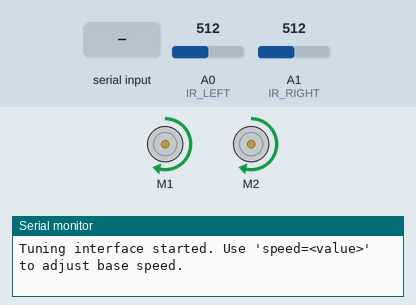
Recording of a sketch running on a simulated Arduino Uno, built with avr-gcc and run on an emulated ATmega328P. Shown: 2 × DC motor (green arrow = forward, orange = backward, longer = faster), the last lines printed to the serial monitor. The inputs (shaded band) are chosen by the test bench; at power-on: A0 (IR_LEFT) = 512, A1 (IR_RIGHT) = 512.

Above: at 1.2 s.
1.3 s: "speed=\n" received over Serial
At 2.4 s:
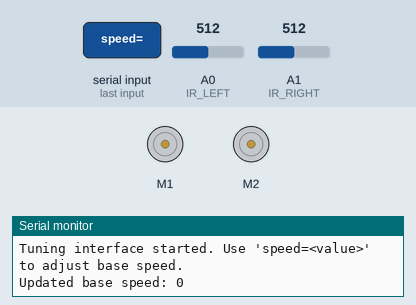
2.8 s: A0 (IR_LEFT) set to 488
At 3.1 s:
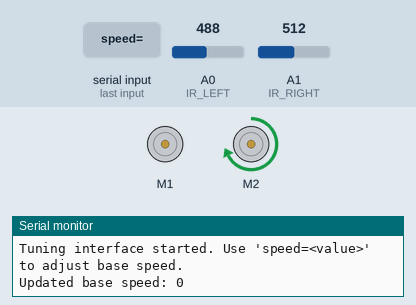
4.3 s: "speed=90\n" received over Serial
At 5.2 s:
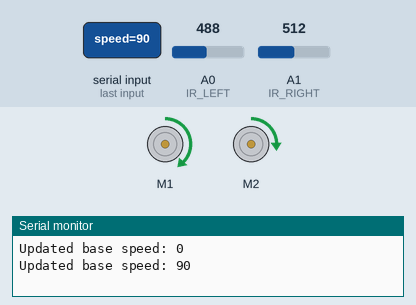
5.8 s: A1 (IR_RIGHT) set to 482
At 7.0 s:
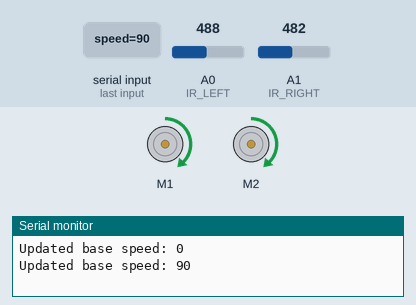
7.3 s: A0 (IR_LEFT) set to 510
At 8.5 s:
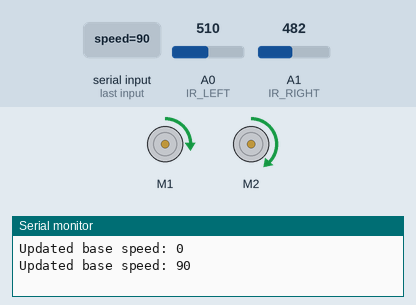
8.8 s: "speed=,45\n" received over Serial
At 9.5 s:
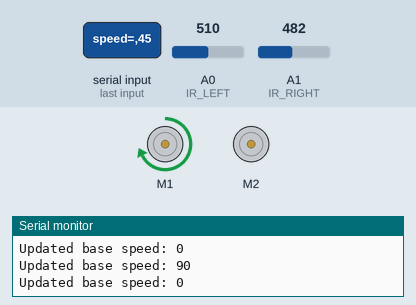
Timing chart, 0 to 11.4 s (numbered marks = the images above; inputs shaded):
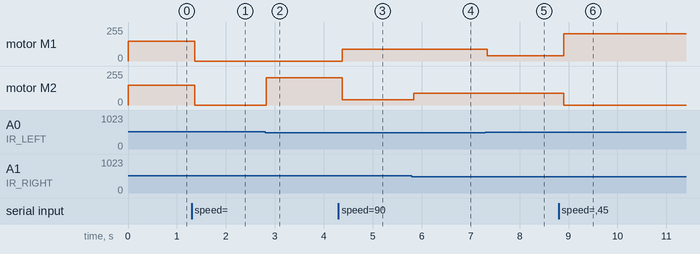

The sketch:

Control_Serial_Connection.ino
```cpp
#include <Wire.h>
#include <Adafruit_MotorShield.h>
#define IR_LEFT A0
#define IR_RIGHT A1

// Motor speed control
int baseSpeed = 150;   // Base motor speed
int maxSpeed = 255;    // Maximum speed
int minSpeed = 0;      // Minimum speed

// Motor shield object
Adafruit_MotorShield AFMS = Adafruit_MotorShield();
Adafruit_DCMotor *leftMotor = AFMS.getMotor(1);
Adafruit_DCMotor *rightMotor = AFMS.getMotor(2);

// Sensor values
int leftSensorValue;
int rightSensorValue;
int threshold = 500;   // Adjust based on calibration

void setup() {
  Serial.begin(9600);
  AFMS.begin();
  leftMotor->setSpeed(baseSpeed);
  rightMotor->setSpeed(baseSpeed);
  leftMotor->run(FORWARD);
  rightMotor->run(FORWARD);
  Serial.println("Tuning interface started. Use 'speed=<value>' to adjust base speed.");
}

void loop() {
  // Read sensor values
  leftSensorValue = analogRead(IR_LEFT);
  rightSensorValue = analogRead(IR_RIGHT);

  // Basic line following logic
  if (leftSensorValue < threshold && rightSensorValue >= threshold) {
    // Line detected on the left side -> Turn right
    leftMotor->setSpeed(baseSpeed);
    rightMotor->setSpeed(baseSpeed - 50);  // Slow down right motor
  }
  else if (rightSensorValue < threshold && leftSensorValue >= threshold) {
    // Line detected on the right side -> Turn left
    leftMotor->setSpeed(baseSpeed - 50);   // Slow down left motor
    rightMotor->setSpeed(baseSpeed);
  }
  else {
    // Both sensors see tape (or neither sees it) -> Go straight
    leftMotor->setSpeed(baseSpeed);
    rightMotor->setSpeed(baseSpeed);
  }

  // Check for serial input to adjust motor speed
  serialTuning();

  delay(50);  // Adjust the delay based on how fast you want the control loop to update
}

void serialTuning() {
  if (Serial.available()) {
    String input = Serial.readStringUntil('\n');
    input.trim();

    if (input.startsWith("speed=")) {
      baseSpeed = input.substring(6).toInt();
      baseSpeed = constrain(baseSpeed, minSpeed, maxSpeed);  // Constrain speed to valid range
      Serial.print("Updated base speed: ");
      Serial.println(baseSpeed);
    } else {
      Serial.println("Unknown command. Use: speed=<value>");
    }
  }
}
```

Measured:
- the behaviour switches between 500 and 499 on A0 (IR_LEFT) (found by bisection; images 1 and 2)
- the behaviour switches between 500 and 499 on A1 (IR_RIGHT) (found by bisection; images 3 and 4)
- after the input at 1.3 s, motor M1, motor M2: forward 150/255 → stopped after 0.06 s
- after the input at 2.8 s, motor M2: stopped → forward 206/255 at once
- after the input at 4.3 s, motor M1: stopped → forward 90/255 after 0.08 s; motor M2: forward 206/255 → forward 40/255 after 0.08 s
- after the input at 5.8 s, motor M2: forward 40/255 → forward 90/255 at once
- after the input at 7.3 s, motor M1: forward 90/255 → forward 40/255 at once
- after the input at 8.8 s, motor M1: forward 40/255 → forward 206/255 after 0.10 s; motor M2: forward 90/255 → stopped after 0.10 s
